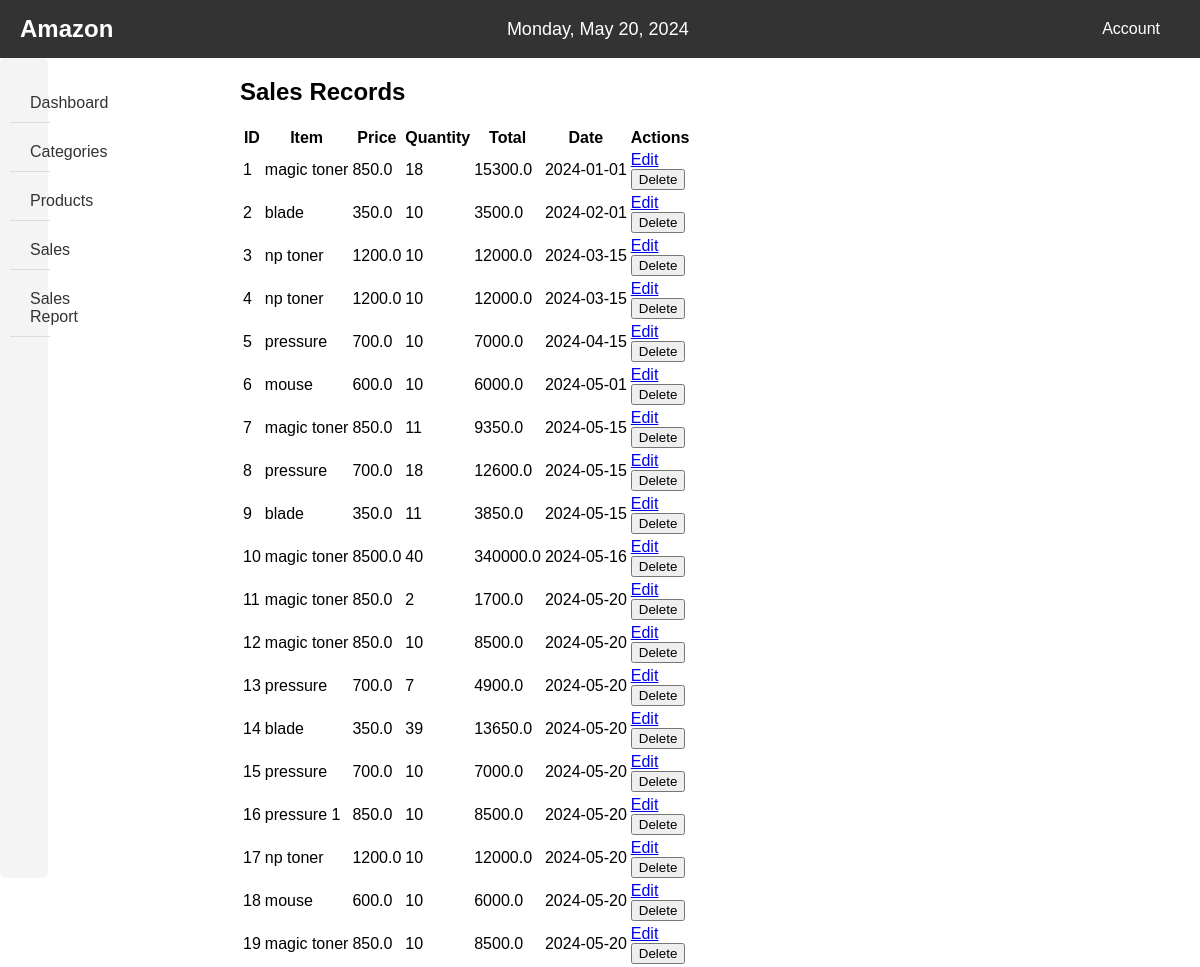
/view_sales, run on an earlier commit of the app's database.
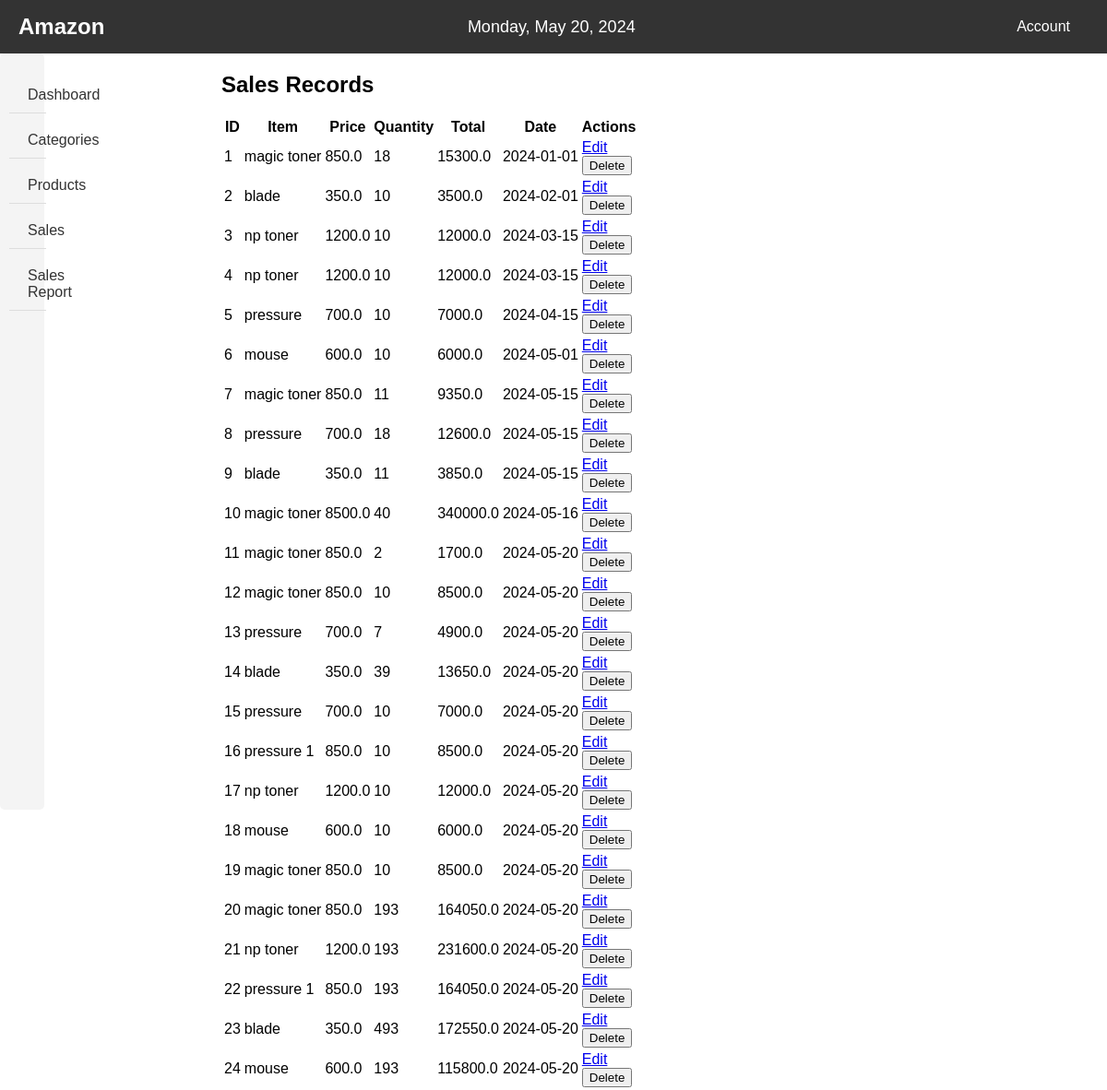
And on a later commit of the database.
### app.py (models this page shows, shortened)
class Sale(db.Model):
    id = db.Column(db.Integer, primary_key=True)
    item = db.Column(db.String(100), nullable=False)
    price = db.Column(db.Float, nullable=False)
    quantity = db.Column(db.Integer, nullable=False)
    total = db.Column(db.Float, nullable=False)
    date = db.Column(db.Date, nullable=False)
    product_id = db.Column(db.Integer, db.ForeignKey('product.id'))  # Add a foreign key to the Product model
    product = db.relationship('Product', backref=db.backref('sales', lazy=True))  # Establish a one-to-many relationship

### app.py (the view)
@app.route('/view_sales')
def view_sales():
    sales = Sale.query.all()
    return render_template('view_sales.html', sales=sales)

### templates/view_sales.html (shortened to what this page needs)
<!DOCTYPE html>
<html lang="en">
<head>
    <link rel="stylesheet" href="../static/css/view_sales.css">
</head>
<body>
    <header>
        <div class="header-left">
            <div class="logo">
                <h1>Amazon</h1>
            </div>
        </div>
        <div class="header-middle">
            <div class="date">
            </div>
        </div>
        <div class="header-right">
            <div class="dropdown">
                <button class="dropbtn">Account</button>
            </div>
        </div>
    </header>
    <main>
        <div class="sections-container">
            <aside>
                <nav class="section1">
                    <ul>
                        <li><a href="{{ url_for('admin_dashboard') }}">Dashboard</a></li>
                        <li class="dropdown" id="categoriesDropdown">
                            <a href="#">Categories</a>
                        </li>
                        <li class="dropdown">
                            <a href="#">Products</a>
                        </li>
                        <li class="dropdown">
                            <a href="#">Sales</a>
                        </li>
                        <li class="dropdown">
                            <a href="#">Sales Report</a>
                        </li>
                    </ul>
                </nav>
            </aside>
            <article>
                <h1>Sales Records</h1>
                <table>
                    <thead>
                        <tr>
                            <th>ID</th>
                            <th>Item</th>
                            <th>Price</th>
                            <th>Quantity</th>
                            <th>Total</th>
                            <th>Date</th>
                            <th>Actions</th>
                        </tr>
                    </thead>
                    <tbody>
                        {% for sale in sales %}
                        <tr>
                            <td>{{ sale.id }}</td>
                            <td>{{ sale.item }}</td>
                            <td>{{ sale.price }}</td>
                            <td>{{ sale.quantity }}</td>
                            <td>{{ sale.total }}</td>
                            <td>{{ sale.date }}</td>
                            <td>
                                <a href="{{ url_for('edit_sale', id=sale.id) }}">Edit</a>
                                <form action="{{ url_for('delete_sale', id=sale.id) }}" method="POST">
                                    <button type="submit" onclick="return confirm('Are you sure you want to delete this sale record?')">Delete</button>
                                </form>
                            </td>
                        </tr>
                        {% endfor %}
                    </tbody>
                </table>
            </article>
        </div>
    </main>
</body>
</html>

### static/css/view_sales.css (style rules this page uses)
body { font-family: Arial, sans-serif; margin: 0; padding: 0; }
header { background-color: #333; color: #fff; padding: 10px 20px; display: flex; justify-content: space-between; align-items: center; }
.logo h1 { margin: 0; padding: 0; font-size: 24px; }
.header-middle { flex-grow: 1; text-align: center; }
.date { margin: 0; padding: 0; font-size: 18px; }
.dropdown { position: relative; display: inline-block; }
.dropbtn { background-color: #333; color: white; padding: 10px 20px; font-size: 16px; border: none; cursor: pointer; }
nav { background-color: #f4f4f4; padding: 10px; border-radius: 5px; width: calc(20% - 20px); min-height: 100vh; margin-right: 20px; }
nav ul { list-style-type: none; padding: 0; display: flex; flex-direction: column; }
nav ul li { margin-bottom: 10px; padding: 10px 20px; border-bottom: 1px solid #ddd; }
nav ul li a { text-decoration: none; color: #333; }
.sections-container { display: flex; }
aside { width: 20%; }
article { width: 80%; }

What changed in the data, as far as the page shows it:
added Sale: id "20", item "magic toner", price "850.0", quantity "193", total "164050.0", date "2024-05-20"
added Sale: id "21", item "np toner", price "1200.0", quantity "193", total "231600.0", date "2024-05-20"
added Sale: id "22", item "pressure 1", price "850.0", quantity "193", total "164050.0", date "2024-05-20"
added Sale: id "23", item "blade", price "350.0", quantity "493", total "172550.0", date "2024-05-20"
added Sale: id "24", item "mouse", price "600.0", quantity "193", total "115800.0", date "2024-05-20"
